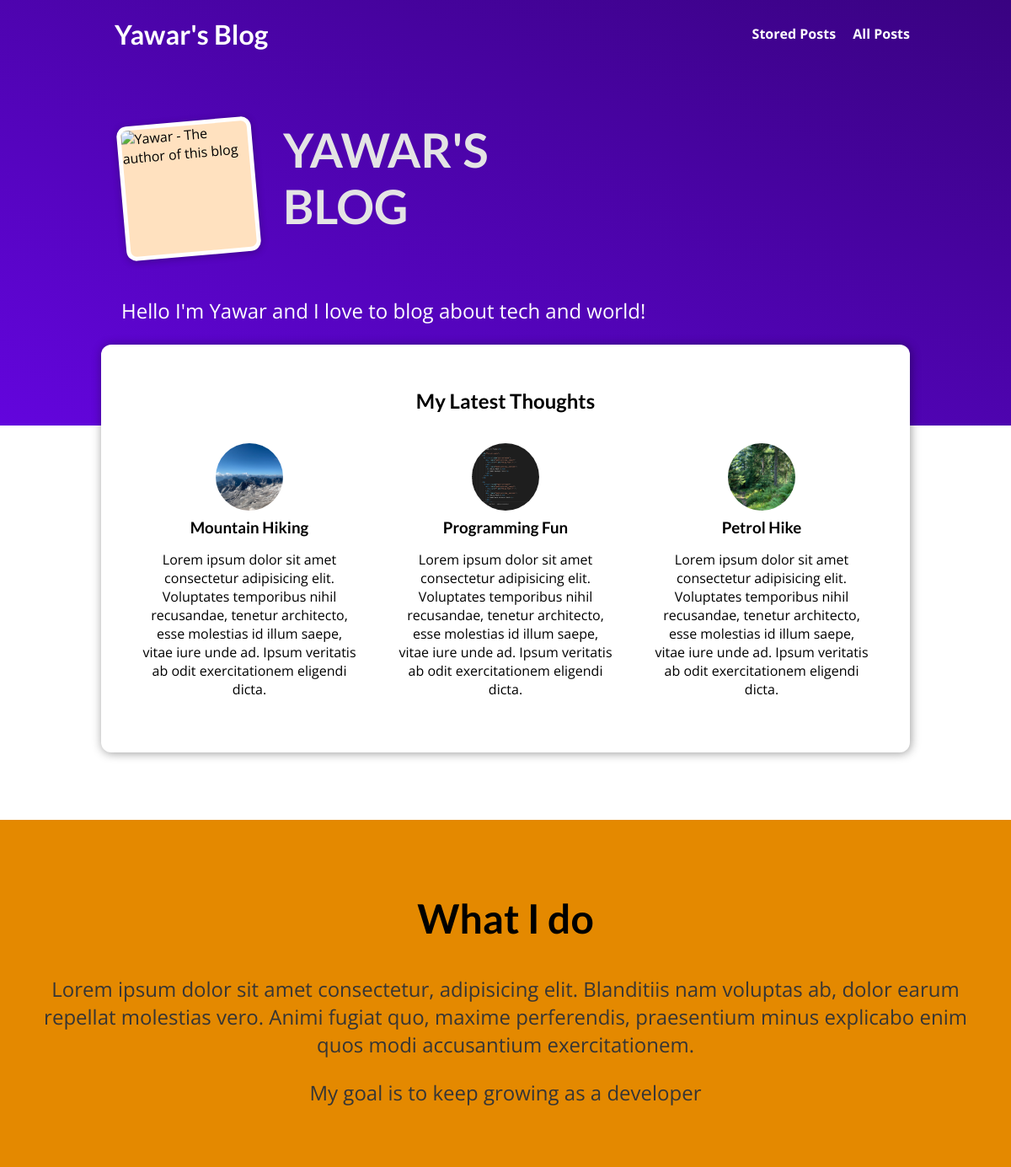
The page / on the database its author committed.
### blog/models.py (models this page shows, shortened)
class Post(models.Model):
    title = models.CharField(max_length=50)
    excerpt = models.CharField(max_length=100)
    image = models.ImageField(upload_to='images', null=True)
    date = models.DateField(auto_now=True)
    slug = models.SlugField(unique=True)
    content = models.TextField(validators=[MinLengthValidator(10)])
    author = models.ForeignKey(Author, on_delete=models.SET_NULL, null=True)
    tag = models.ManyToManyField(Tag)

### blog/views.py (the view)
# urls.py: path('', views.StartingPageView.as_view(), name='starting-page'),
class StartingPageView(ListView):
    template_name = 'blog/index.html'
    model = Post
    ordering = ['-date']
    context_object_name = 'posts'
    def get_queryset(self):
        query_set = super().get_queryset()
        data = query_set[:3]
        return data

### blog/templates/blog/index.html (shortened to what this page needs)
{% extends 'base.html' %}
{% load static %}
 {% block css_files %}
    <link rel="stylesheet" href="{% static 'blog/post.css' %}">
    <link rel="stylesheet" href="{% static 'blog/index.css' %}">
 {% endblock %}
  {% block content %}
<section id="welcome">
  <header>
    <img src="{% static 'blog/images/yawar.png' %}" alt="Yawar - The author of this blog" />
    <h2>YAWAR'S BLOG</h2>
  </header>
  <p>Hello I'm Yawar and I love to blog about tech and world!</p>
</section>
<section id="latest-posts">
  <h2>My Latest Thoughts</h2>
  <ul>
    {% for post in posts %}
        {% include 'blog/includes/post.html' %}
    {% endfor %}
  </ul>
</section>
<section id="about">
  <h2>What I do</h2>
  <p>
    Lorem ipsum dolor sit amet consectetur, adipisicing elit. Blanditiis nam
    voluptas ab, dolor earum repellat molestias vero. Animi fugiat quo, maxime
    perferendis, praesentium minus explicabo enim quos modi accusantium
    exercitationem.
  </p>
  <p>
    My goal is to keep growing as a developer
  </p>
</section>
{% endblock %}

### blog/templates/blog/includes/post.html (shortened to what this page needs)
<li>
    <article class="post">
      <a href="{% url 'post-detail-page' post.slug %}">
        <img src="{{ post.image.url }}" alt={{ post.title }} />
        <div class="post__content">
          <h3> {{ post.title }} </h3>
          <p>
            Lorem ipsum dolor sit amet consectetur adipisicing elit.
            Voluptates temporibus nihil recusandae, tenetur architecto, esse
            molestias id illum saepe, vitae iure unde ad. Ipsum veritatis ab
            odit exercitationem eligendi dicta.
          </p>
        </div>
      </a>
    </article>
  </li>

### blog/static/blog/post.css (style rules this page uses)
.post { display: flex; flex-direction: column; align-items: center; text-align: center; }
.post a { text-decoration: none; color: black; transition: all 0.2s ease; padding: 1rem; }
.post img { width: 5rem; height: 5rem; object-fit: cover; border-radius: 50%; }
.post h3 { margin: 0.25rem 0; }

### blog/static/blog/index.css (style rules this page uses)
#welcome { background: linear-gradient(to right top, #6305dd, #390281); padding: 6rem 12%; }
#welcome header { display: flex; align-items: flex-start; margin: 3rem auto; }
#welcome img { width: 10rem; height: 10rem; object-fit: cover; object-position: top; border: 5px solid white; border-radius: 12px; background-color: #ffe1bf; transform: rotateZ(-5deg); box-shadow: 0 2px 8px rgba(0, 0, 0, 0.25); }
#welcome h2 { font-size: 3.5rem; margin: 0 0 0 2rem; color: #e4e4e4; width: 10rem; }
#welcome p { color: white; font-size: 1.5rem; }
#latest-posts { background-color: white; padding: 2rem; border-radius: 12px; width: 60rem; margin: -6rem auto 2rem auto; box-shadow: 1px 1px 12px rgba(0, 0, 0, 0.4); }
#latest-posts h2 { text-align: center; }
#latest-posts ul { list-style: none; margin: 0; padding: 0; display: flex; gap: 1rem; }
#latest-posts li { flex: 1; }
#about { text-align: center; padding: 3rem; background-color: #e48900; margin-top: 5rem; }
#about h2 { font-size: 3rem; }
#about p { font-size: 1.5rem; color: #353535; }

### static/app.css (style rules this page uses)
* { box-sizing: border-box; }
html { font-family: 'Open Sans', 'Lato', sans-serif; }
body { margin: 0; }
h1, h2, h3 { font-family: 'Lato', sans-serif; font-weight: bold; }

### rows shown on the page
Post: image (picture), title "Mountain Hiking"
Post: image (picture), title "Programming Fun"
Post: image (picture), title "Petrol Hike"
